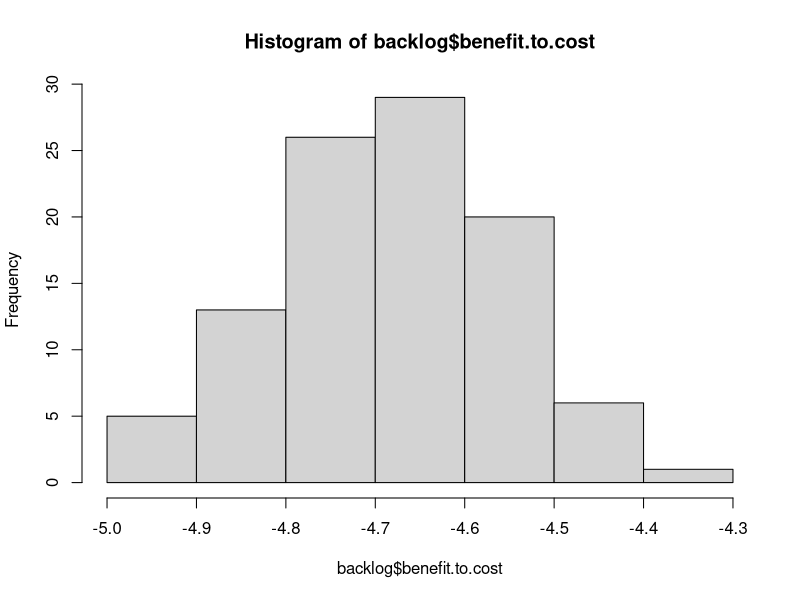
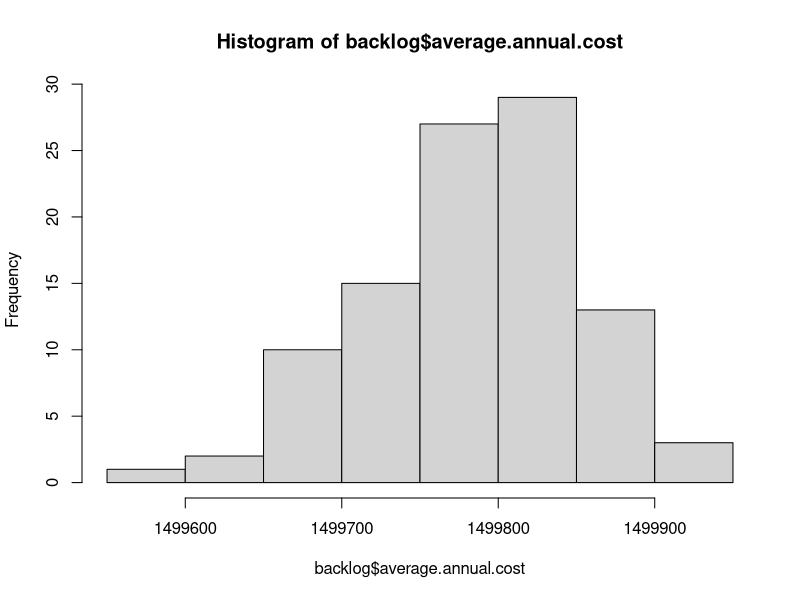
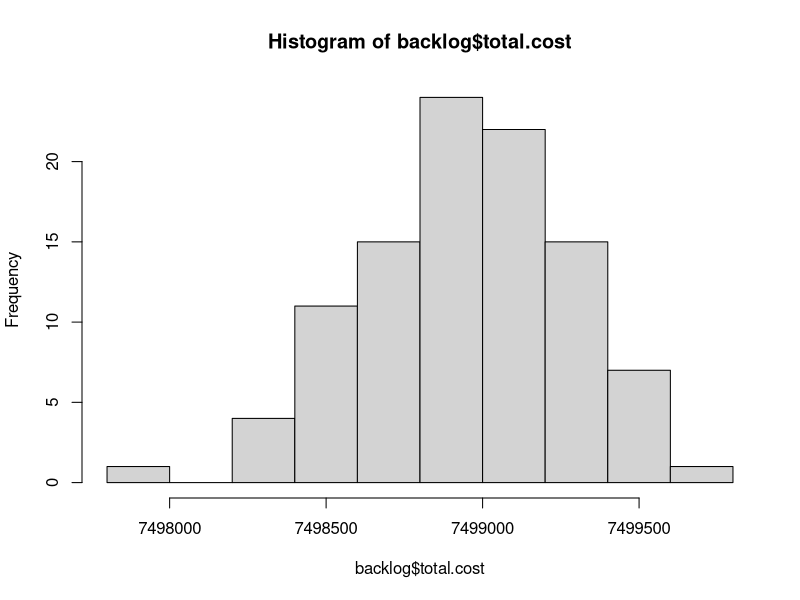
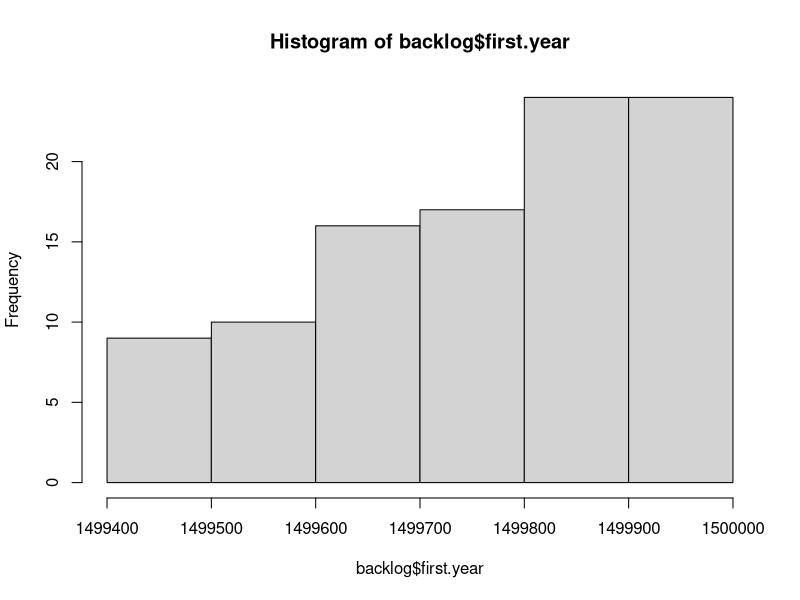

Here is the R script that generated these plots, in order: (Note: this script raises an error after producing the figures.)
# Read Me ####
# This code analyzes data from FST, the City's pavement consultant
# It models the cost and PCI degredation in order to optimize pavement decisions
# OCI value = PCI.  Note these scores are from November 2012.
# Created By Daniel Hadley

# Considerations: 
# 1. The knapsack approximates an optimal outcome, but needs to be inspected in cases where the 
# limit is low,E.g., http://oucsace.cs.ohiou.edu/~razvan/courses/cs4040/lecture16.pdf
# 2. The model makes assumptions about the differences in PCI reset of various treatment types.
# It assumes that patching only resets to PCI + 6, for example. 

library("plyr")


# Import data ####
setwd("K:/Somerstat/Common/Data/2014 StreetStat/PCI_Code")
# setwd ("~/Documents/Git/PCI_Code") #at home
d <- read.csv("PCI.csv")


# Create new variables #### 
d$sq.ft <- d$PavementWi * d$Length # Sq. Feet
d$sq.yd <- d$sq.ft * 0.111111 # Sq. Yards


# Functions needed for the model: ####
# f(Age) = PCI, f(PCI) = AGE, f(Age, Pave, Old PCI) = New PCI 
# f(PCI) = AGE, f(PCI) = Cost, f(knapsack) = pave 

# f(Age) = PCI
# Referenes below
# http://onlinepubs.trb.org/onlinepubs/conferences/2012/assetmgmt/presentations/Data-A-Ramirez-Flores-Chang-Albitres.pdf
# https://repository.tamu.edu/bitstream/handle/1969.1/ETD-TAMU-2009-05-317/DESHMUKH-THESIS.pdf?sequence=2
# http://www.mylongview.com/modules/showdocument.aspx?documentid=631
# See AnalyzePCI.R
PCIf <- function(AGE){ 
  PCI <- ifelse(d$Functional == "CO - Collector", 100 - (106/((log(79/AGE))^(1/.48))),
                ifelse(d$Functional == "AR - Arterial", 100 - (109/((log(88/AGE))^(1/.58))),
                       100 - (97/((log(110/AGE))^(1/.61)))
                ))
  return(PCI)
}


# f(PCI, Function, Sq.yd) = Cost 
Costf <- function(OCI, Functional, sq.yd){ 
  Cost <- ifelse((OCI >= 68) & (OCI < 88), 1.8,
         ifelse((OCI >= 47) & (OCI < 68), 18.50,
                ifelse((OCI >= 25) & (OCI < 47) & (Functional == "RT - Residential Local"), 76.80,
                       ifelse((OCI >= 25) & (OCI < 47) & (Functional == "RE - Residential Dead End"), 76.80,
                              ifelse((OCI >= 25) & (OCI < 47) & (Functional == "CO - Collector" ), 91.10,
                                     ifelse((OCI >= 25) & (OCI < 47) & (Functional == "AR - Arterial"), 91.10,
                                            ifelse((OCI >= 0) & (OCI < 25) & (Functional == "RT - Residential Local"), 139.80,
                                                   ifelse((OCI >= 0) & (OCI < 25) & (Functional == "RE - Residential Dead End"), 139.80,
                                                          ifelse((OCI >= 0) & (OCI < 25) & (Functional == "CO - Collector"), 147.70,
                                                                 ifelse((OCI >= 0) & (OCI < 25) & (Functional == "AR - Arterial"), 162.10,
                                                                        ifelse(OCI >= 88, 0, 360)))))))))))
  return(Cost*sq.yd)
}


#f(Pave, Previous Year's Moritorium) = Moritorium
Moritoriumf <- function(Pave, MoritoriumX){
  Moritorium <- ifelse(Pave == 1, 1, 
                       ifelse((MoritoriumX > 0) & (MoritoriumX < 3), 1 + MoritoriumX,
                              0 
                              ))
  return(Moritorium)
}


# f(PCI) = delta
# This takes the current PCI and calculates the difference between that and the PCI post treatment
# This is essentially the "value" in the knapsack algo
# The penultimate line ensures that during the moratorium (3 years after work is done), that
# street is not selected for maintenance yet
Deltaf <- function(OldOCI, sq.yd, Moratorium){ 
   Delta <- ifelse((OldOCI >= 68) & (OldOCI < 88) & (Moratorium == 0), ((OldOCI + 8) * sq.yd) - (OldOCI * sq.yd),
                   ifelse((OldOCI >= 47) & (OldOCI < 68) & (Moratorium == 0), ((OldOCI + 7) * sq.yd) - (OldOCI * sq.yd),
                   # why + 8 and +9: http//www.ci.san-ramon.ca.us/engr/pavement.html
                   ifelse((OldOCI >= 25) & (OldOCI < 47) & (Moratorium == 0), (96 * sq.yd) - (OldOCI * sq.yd),
                          ifelse(Moratorium != 0, 0, 
                          (100 * sq.yd) - (OldOCI * sq.yd)
                                 ))))                      
  return(Delta)
}


# # f(value, weight, limit ) = pave. This is the OLD Pave function
# # This is a greedy approximation to the Knapsack algorithm
# knapsack <- function(value, weight, limit){
#   benefit.to.cost <- value / weight #Create ratio
#   df = data.frame(value, weight, benefit.to.cost) # turn it into a DF
#   df$ID <- (1:nrow(df)) # add ID to resort later
#   df <- df[with(df, order(-benefit.to.cost)), ] # Sort by benefit.to.cost
#   rownames(df) <- NULL # Reset the row names for easier indexing
#   df$total.weight <- ifelse(cumsum(df$weight) <= limit, cumsum(df$weight), 0) # Add first items that fit
#   # I need to add a break here if nothing fits in the bag on the first pass
#   for(i in 2:nrow(df)){ #Start in row 2 because some values have been added above
#     df$total.weight[i] <- ifelse(df$weight[i] + df$total.weight[i-1] <= limit, # If adding won't go over limit
#                                  df$weight[i] + df$total.weight[i-1], df$total.weight[i-1]) # If it will, keep Weight the same
#   }
#   df$add <- 0
#   df$add[1] <- ifelse(df$total.weight[1] > 0, 1, 0)
#   for(i in 2:nrow(df)){ #Start in row 2 
#     df$add[i] <- ifelse(df$total.weight[i] > df$total.weight[i-1], 1, 0) # 1 if it has been added
#   }
#   df$add <- ifelse(df$benefit.to.cost == 0, 0, df$add) #To avoid paving streets under moratorium
#   df$add <- ifelse(df$value == 0, 0, df$add)
#   df <- df[with(df, order(ID)), ] # Resort by ID
#   rownames(df) <- NULL # Reset the row names for easier indexing
#   return(df$add)
# }


# f(value, weight, limit preventive maintenance, limit reconstruction) = pave. This is the basic Pave function
# This is a greedy approximation to the Knapsack algorithm
knapsack <- function(value, weight, limitPM, limitR, PCI){
  benefit.to.cost <- value / weight #Create ratio
  df = data.frame(value, weight, benefit.to.cost, PCI) # turn it into a DF
  df$ID <- (1:nrow(df)) # add ID to resort later
  df <- df[with(df, order(-benefit.to.cost)), ] # Sort by benefit.to.cost
  rownames(df) <- NULL # Reset the row names for easier indexing
  df$total.weight <- ifelse(cumsum(df$weight) <= limitPM, cumsum(df$weight), 0) # Add first items that fit
  # I need to add a break here if nothing fits in the bag on the first pass
  for(i in 2:nrow(df)){ #Start in row 2 because some values have been added above
    df$total.weight[i] <- ifelse(df$weight[i] + df$total.weight[i-1] <= limitPM, # If adding won't go over limit
                                 df$weight[i] + df$total.weight[i-1], df$total.weight[i-1]) # If it will, keep Weight the same
  }
  df$add <- 0
  df$add[1] <- ifelse(df$total.weight[1] > 0, 1, 0)
  for(i in 2:nrow(df)){ #Start in row 2 
    df$add[i] <- ifelse(df$total.weight[i] > df$total.weight[i-1], 1, 0) # 1 if it has been added
  }
  df$add <- ifelse(df$benefit.to.cost == 0, 0, df$add) #To avoid paving streets under moratorium
  df$add <- ifelse(df$value == 0, 0, df$add)
  # Now do it all again for full reconstruction of the worst streets
  df <- df[with(df, order(PCI)), ] # Sort by PCI
  rownames(df) <- NULL # Reset the row names for easier indexing
  df$total.weight.a <- ifelse(cumsum(df$weight) <= limitR, cumsum(df$weight), 0) # Add first items that fit
  # I need to add a break here if nothing fits in the bag on the first pass
  for(i in 2:nrow(df)){ #Start in row 2 because some values have been added above
    df$total.weight.a[i] <- ifelse(df$weight[i] + df$total.weight.a[i-1] <= limitR, # If adding won't go over limit
                                 df$weight[i] + df$total.weight.a[i-1], df$total.weight.a[i-1]) # If it will, keep Weight the same
  }
  df$add.a <- 0
  df$add.a[1] <- ifelse(df$total.weight.a[1] > 0, 1, 0)
  for(i in 2:nrow(df)){ #Start in row 2 
    df$add.a[i] <- ifelse(df$total.weight.a[i] > df$total.weight.a[i-1], 1, 0) # 1 if it has been added
  }
  df$add.a <- ifelse(df$benefit.to.cost == 0, 0, df$add.a) #To avoid paving streets under moratorium
  df$add.a <- ifelse(df$value == 0, 0, df$add.a)
  # now resort
  df <- df[with(df, order(ID)), ] # Resort by ID
  rownames(df) <- NULL # Reset the row names for easier indexing
  df$pave <- ifelse((df$add == 1) | (df$add.a == 1), 1, 0)
  return(df$pave)
}


# f(Age, Pave, Old PCI) = New PCI
# See AnalyzePCI.R
NewPCIf <- function(AGE, Pave, OldOCI){
  NewPCI <- ifelse((OldOCI >= 68) & (OldOCI < 88) & (Pave == 1), OldOCI + 10,
                   # why + 7: https://repository.tamu.edu/bitstream/handle/1969.1/ETD-TAMU-2009-05-317/DESHMUKH-THESIS.pdf?sequence=2
                   ifelse((OldOCI >= 47) & (OldOCI < 68) & (Pave == 1), OldOCI + 10,
                          ifelse((OldOCI >= 25) & (OldOCI < 47) & (Pave == 1), 96, 
                                 # http://www.mylongview.com/modules/showdocument.aspx?documentid=631
                                 ifelse((OldOCI >= 0) & (OldOCI < 25) & (Pave == 1), 100,
                                        ifelse((d$Functional == "CO - Collector") & (Pave == 0), 100 - (106/((log(79/AGE))^(1/.48))),
                                               ifelse((d$Functional == "AR - Arterial") & (Pave == 0), 100 - (109/((log(88/AGE))^(1/.58))),
                                                      100 - (97/((log(110/AGE))^(1/.61)))
                                 ))))))                      
  return(NewPCI)
}


# f(NewPCI) = New Age
Agef <- function(NewPCI){
  NewAge <- ifelse((d$Functional == "CO - Collector"), 79*(2.71828^(-9.37879/(100-NewPCI)^0.48)),
                   ifelse((d$Functional == "AR - Arterial"), 88*(2.71828^(-15.1952/(100-NewPCI)^0.58)),
                          110*(2.71828^(-16.2904/(100-NewPCI)^0.61))
                   ))
                   
  return(NewAge)
}


# Final model ####

  d$Age <- Agef(d$OCI) # Estimated age in Nov 2012
  d$backlog <- Costf(d$OCI, d$Functional, d$sq.yd) # Backlog in Nov 2012
  d$Moritorium <- 0 # Hold for three years between routine maintenance 
  d$Delta.a <- Deltaf(d$OCI, d$sq.yd, d$Moritorium) # Difference between old OCI and potential OCI
  d$Pave.a <- knapsack(d$Delta.a, d$backlog, 2000000, 700000, d$OCI) # Pave or not in spring 2013
  d$cost.a <- ifelse(d$Pave.a == 1, Costf(d$OCI, d$Functional, d$sq.yd),0) #The cost to pave the selected streets
  d$Moritorium.a <- Moritoriumf(d$Pave.a, d$Moritorium) #if work has been done, hold for 3 years
  d$Age.Tmp <- (1 + d$Age) #Temporary to do the new PCI calculation
  d$PCI.a <-  NewPCIf(d$Age.Tmp, d$Pave.a, d$OCI)
  d$Age.a <- Agef(d$PCI.a) # The new "age" in Nov 2013. E.g., crack and seal streets are not brand new.
d$backlog.a <- Costf(d$PCI.a, d$Functional, d$sq.yd) #Backlog in Nov 2013
  d$Delta.b <- Deltaf(d$PCI.a, d$sq.yd, d$Moritorium.a)
  d$Pave.b <- knapsack(d$Delta.b, d$backlog.a, 2000000, 700000, d$PCI.a)
  d$cost.b <- ifelse(d$Pave.b == 1, Costf(d$PCI.a, d$Functional, d$sq.yd),0)
  d$Moritorium.b <- Moritoriumf(d$Pave.b, d$Moritorium.a)
  d$Age.Tmp <- (1 + d$Age.a) 
  d$PCI.b <-  NewPCIf(d$Age.Tmp, d$Pave.b, d$PCI.a)
  d$Age.b <- Agef(d$PCI.b)
d$backlog.b <- Costf(d$PCI.b, d$Functional, d$sq.yd)
  d$Delta.c <- Deltaf(d$PCI.b, d$sq.yd, d$Moritorium.b)
  d$Pave.c <- knapsack(d$Delta.c, d$backlog.b, 2000000, 700000, d$PCI.b)
  d$cost.c <- ifelse(d$Pave.c == 1, Costf(d$PCI.b, d$Functional, d$sq.yd),0)
  d$Moritorium.c <- Moritoriumf(d$Pave.c, d$Moritorium.b)
  d$Age.Tmp <- (1 + d$Age.b) 
  d$PCI.c <-  NewPCIf(d$Age.Tmp, d$Pave.c, d$PCI.b)
  d$Age.c <- Agef(d$PCI.c)
d$backlog.c <- Costf(d$PCI.c, d$Functional, d$sq.yd)
  d$Delta.d <- Deltaf(d$PCI.c, d$sq.yd, d$Moritorium.c)
  d$Pave.d <- knapsack(d$Delta.d, d$backlog.c, 2000000, 700000, d$PCI.c)
  d$cost.d <- ifelse(d$Pave.d == 1, Costf(d$PCI.c, d$Functional, d$sq.yd),0)
  d$Moritorium.d <- Moritoriumf(d$Pave.d, d$Moritorium.c)
  d$Age.Tmp <- (1 + d$Age.c) 
  d$PCI.d <-  NewPCIf(d$Age.Tmp, d$Pave.d, d$PCI.c)
  d$Age.d <- Agef(d$PCI.d)
d$backlog.d <- Costf(d$PCI.d, d$Functional, d$sq.yd)
  d$Delta.e <- Deltaf(d$PCI.d, d$sq.yd, d$Moritorium.d)
  d$Pave.e <- knapsack(d$Delta.e, d$backlog.d, 2000000, 700000, d$PCI.d)
  d$cost.e <- ifelse(d$Pave.e == 1, Costf(d$PCI.d, d$Functional, d$sq.yd),0)
  d$Moritorium.e <- Moritoriumf(d$Pave.e, d$Moritorium.d)
  d$Age.Tmp <- (1 + d$Age.d) 
  d$PCI.e <-  NewPCIf(d$Age.Tmp, d$Pave.e, d$PCI.d)
  d$Age.e <- Agef(d$PCI.e)
d$backlog.e <- Costf(d$PCI.e, d$Functional, d$sq.yd)


# Final model wrapped in a function with the Streets that DPW did in 2013 ####
# f(n, limit preventive maintenance, limit reconstruction) = output
Modelf <- function(n, limitPM, limitR){
  d$Age <- Agef(d$OCI) # Estimated age in Nov 2012
  d$backlog <- Costf(d$OCI, d$Functional, d$sq.yd) # Backlog in Nov 2012
  d$Moritorium <- 0 # Hold for three years between routine maintenance 
  d$Delta.a <- Deltaf(d$OCI, d$sq.yd, d$Moritorium) # Difference between old OCI and potential OCI
  ## The following list is missing the private ways and the part of Shore they did. Was it all Shore?
  d$Pave.a <- ifelse(d$STREETNAME %in% c('ALBION ST' , 'ALBION TERR', 'BELMONT SQ', 'HAMMOND ST',
                                         'MORGAN ST', 'WHEELER ST', 'WYATT ST', 'YORKTOWN ST'), 1, 0)
  d$cost.a <- ifelse(d$Pave.a == 1, Costf(d$OCI, d$Functional, d$sq.yd),0) #The cost to pave the selected streets
  d$Moritorium.a <- Moritoriumf(d$Pave.a, d$Moritorium) #if work has been done, hold for 3 years
  d$Age.Tmp <- (1 + d$Age) #Temporary to do the new PCI calculation
  d$PCI.a <-  NewPCIf(d$Age.Tmp, d$Pave.a, d$OCI)
  d$Age.a <- Agef(d$PCI.a) # The new "age" in Nov 2013. E.g., crack and seal streets are not brand new.
  d$backlog.a <- Costf(d$PCI.a, d$Functional, d$sq.yd) #Backlog in Nov 2013
  d$Delta.b <- Deltaf(d$PCI.a, d$sq.yd, d$Moritorium.a)
  d$Pave.b <- knapsack(d$Delta.b, d$backlog.a, limitPM, limitR, d$PCI.a)
  d$cost.b <- ifelse(d$Pave.b == 1, Costf(d$PCI.a, d$Functional, d$sq.yd),0)
  d$Moritorium.b <- Moritoriumf(d$Pave.b, d$Moritorium.a)
  d$Age.Tmp <- (1 + d$Age.a) 
  d$PCI.b <-  NewPCIf(d$Age.Tmp, d$Pave.b, d$PCI.a)
  d$Age.b <- Agef(d$PCI.b)
  d$backlog.b <- Costf(d$PCI.b, d$Functional, d$sq.yd)
  d$Delta.c <- Deltaf(d$PCI.b, d$sq.yd, d$Moritorium.b)
  d$Pave.c <- knapsack(d$Delta.c, d$backlog.b, limitPM, limitR, d$PCI.b)
  d$cost.c <- ifelse(d$Pave.c == 1, Costf(d$PCI.b, d$Functional, d$sq.yd),0)
  d$Moritorium.c <- Moritoriumf(d$Pave.c, d$Moritorium.b)
  d$Age.Tmp <- (1 + d$Age.b) 
  d$PCI.c <-  NewPCIf(d$Age.Tmp, d$Pave.c, d$PCI.b)
  d$Age.c <- Agef(d$PCI.c)
  d$backlog.c <- Costf(d$PCI.c, d$Functional, d$sq.yd)
  d$Delta.d <- Deltaf(d$PCI.c, d$sq.yd, d$Moritorium.c)
  d$Pave.d <- knapsack(d$Delta.d, d$backlog.c, limitPM, limitR, d$PCI.c)
  d$cost.d <- ifelse(d$Pave.d == 1, Costf(d$PCI.c, d$Functional, d$sq.yd),0)
  d$Moritorium.d <- Moritoriumf(d$Pave.d, d$Moritorium.c)
  d$Age.Tmp <- (1 + d$Age.c) 
  d$PCI.d <-  NewPCIf(d$Age.Tmp, d$Pave.d, d$PCI.c)
  d$Age.d <- Agef(d$PCI.d)
  d$backlog.d <- Costf(d$PCI.d, d$Functional, d$sq.yd)
  d$Delta.e <- Deltaf(d$PCI.d, d$sq.yd, d$Moritorium.d)
  d$Pave.e <- knapsack(d$Delta.e, d$backlog.d, limitPM, limitR, d$PCI.d)
  d$cost.e <- ifelse(d$Pave.e == 1, Costf(d$PCI.d, d$Functional, d$sq.yd),0)
  d$Moritorium.e <- Moritoriumf(d$Pave.e, d$Moritorium.d)
  d$Age.Tmp <- (1 + d$Age.d) 
  d$PCI.e <-  NewPCIf(d$Age.Tmp, d$Pave.e, d$PCI.d)
  d$Age.e <- Agef(d$PCI.e)
  d$backlog.e <- Costf(d$PCI.e, d$Functional, d$sq.yd)
  #   Now create the outputs
  backlog <- sum(d$backlog.e)
  backlog.reduction <- (sum(d$backlog)) - (sum(d$backlog.e))
  backlog.change <- ((sum(d$backlog.e)) - (sum(d$backlog))) / (sum(d$backlog))
  total.cost <- sum(d$cost.a, d$cost.b, d$cost.c, d$cost.d, d$cost.e)
  benefit.to.cost <- backlog.reduction / total.cost
  low <- d[ which(d$PCI.e < 47), ]
  percent.low <- (sum(low$sq.yd))/1655897
  failing <- d[ which(d$PCI.e < 25), ]
  percent.failing <- (sum(failing$sq.yd))/1655897
  pci <- weighted.mean(d$PCI.e, d$sq.yd)
  min.pci <- min(d$PCI.e)
  output <- list(backlog, backlog.reduction, backlog.change, total.cost, benefit.to.cost, percent.low, percent.failing, pci, min.pci)
  return(output)
}
Modelf(1, 2000000, 2200000)


# Stochastic Model (random sorting) for comparison ####
# f(value, weight, limit ) = pave. 
# This is a greedy approximation to the Knapsack algorithm
knapsack <- function(value, weight, limit){
  benefit.to.cost <- sample(1:573, 573, replace=F) #Instead of real ratio, make it random
  df = data.frame(value, weight, benefit.to.cost) # turn it into a DF
  df$ID <- (1:nrow(df)) # add ID to resort later
  df <- df[with(df, order(-benefit.to.cost)), ] # Sort by benefit.to.cost
  rownames(df) <- NULL # Reset the row names for easier indexing
  df$total.weight <- ifelse(cumsum(df$weight) <= limit, cumsum(df$weight), 0) # Add first items that fit
  # I need to add a break here if nothing fits in the bag on the first pass
  for(i in 2:nrow(df)){ #Start in row 2 because some values have been added above
    df$total.weight[i] <- ifelse(df$weight[i] + df$total.weight[i-1] <= limit, # If adding won't go over limit
                                 df$weight[i] + df$total.weight[i-1], df$total.weight[i-1]) # If it will, keep Weight the same
  }
  df$add <- 0
  df$add[1] <- ifelse(df$total.weight[1] > 0, 1, 0)
  for(i in 2:nrow(df)){ #Start in row 2 
    df$add[i] <- ifelse(df$total.weight[i] > df$total.weight[i-1], 1, 0) # 1 if it has been added
  }
  df <- df[with(df, order(ID)), ] # Resort by ID
  rownames(df) <- NULL # Reset the row names for easier indexing
  return(df$add)
}


Modelf <- function(n){
  d$Age <- Agef(d$OCI) # Estimated age in Nov 2012
  d$backlog <- Costf(d$OCI, d$Functional, d$sq.yd) # Backlog in Nov 2012
  d$Moritorium <- 0 # Hold for three years between routine maintenance 
  d$Delta.a <- Deltaf(d$OCI, d$sq.yd, d$Moritorium) # Difference between old OCI and potential OCI
  d$Pave.a <- knapsack(d$Delta.a, d$backlog, 1500000) # Pave or not in spring 2013
  d$cost.a <- ifelse(d$Pave.a == 1, Costf(d$OCI, d$Functional, d$sq.yd),0) #The cost to pave the selected streets
  d$Moritorium.a <- Moritoriumf(d$Pave.a, d$Moritorium) #if work has been done, hold for 3 years
  d$Age.Tmp <- (1 + d$Age) #Temporary to do the new PCI calculation
  d$PCI.a <-  NewPCIf(d$Age.Tmp, d$Pave.a, d$OCI)
  d$Age.a <- Agef(d$PCI.a) # The new "age" in Nov 2013. E.g., crack and seal streets are not brand new.
  d$backlog.a <- Costf(d$PCI.a, d$Functional, d$sq.yd) #Backlog in Nov 2013
  d$Delta.b <- Deltaf(d$PCI.a, d$sq.yd, d$Moritorium.a)
  d$Pave.b <- knapsack(d$Delta.b, d$backlog.a, 1500000)
  d$cost.b <- ifelse(d$Pave.b == 1, Costf(d$PCI.a, d$Functional, d$sq.yd),0)
  d$Moritorium.b <- Moritoriumf(d$Pave.b, d$Moritorium.a)
  d$Age.Tmp <- (1 + d$Age.a) 
  d$PCI.b <-  NewPCIf(d$Age.Tmp, d$Pave.b, d$PCI.a)
  d$Age.b <- Agef(d$PCI.b)
  d$backlog.b <- Costf(d$PCI.b, d$Functional, d$sq.yd)
  d$Delta.c <- Deltaf(d$PCI.b, d$sq.yd, d$Moritorium.b)
  d$Pave.c <- knapsack(d$Delta.c, d$backlog.b, 1500000)
  d$cost.c <- ifelse(d$Pave.c == 1, Costf(d$PCI.b, d$Functional, d$sq.yd),0)
  d$Moritorium.c <- Moritoriumf(d$Pave.c, d$Moritorium.b)
  d$Age.Tmp <- (1 + d$Age.b) 
  d$PCI.c <-  NewPCIf(d$Age.Tmp, d$Pave.c, d$PCI.b)
  d$Age.c <- Agef(d$PCI.c)
  d$backlog.c <- Costf(d$PCI.c, d$Functional, d$sq.yd)
  d$Delta.d <- Deltaf(d$PCI.c, d$sq.yd, d$Moritorium.c)
  d$Pave.d <- knapsack(d$Delta.d, d$backlog.c, 1500000)
  d$cost.d <- ifelse(d$Pave.d == 1, Costf(d$PCI.c, d$Functional, d$sq.yd),0)
  d$Moritorium.d <- Moritoriumf(d$Pave.d, d$Moritorium.c)
  d$Age.Tmp <- (1 + d$Age.c) 
  d$PCI.d <-  NewPCIf(d$Age.Tmp, d$Pave.d, d$PCI.c)
  d$Age.d <- Agef(d$PCI.d)
  d$backlog.d <- Costf(d$PCI.d, d$Functional, d$sq.yd)
  d$Delta.e <- Deltaf(d$PCI.d, d$sq.yd, d$Moritorium.d)
  d$Pave.e <- knapsack(d$Delta.e, d$backlog.d, 1500000)
  d$cost.e <- ifelse(d$Pave.e == 1, Costf(d$PCI.d, d$Functional, d$sq.yd),0)
  d$Moritorium.e <- Moritoriumf(d$Pave.e, d$Moritorium.d)
  d$Age.Tmp <- (1 + d$Age.d) 
  d$PCI.e <-  NewPCIf(d$Age.Tmp, d$Pave.e, d$PCI.d)
  d$Age.e <- Agef(d$PCI.e)
  d$backlog.e <- Costf(d$PCI.e, d$Functional, d$sq.yd)
  #   Now create the outputs
  backlog <- sum(d$backlog.e)
  backlog.reduction <- (sum(d$backlog)) - (sum(d$backlog.e))
  total.cost <- sum(d$cost.a, d$cost.b, d$cost.c, d$cost.d, d$cost.e)
  benefit.to.cost <- backlog.reduction / total.cost
  average.annual.cost <- ((sum(d$cost.a)) + (sum(d$cost.b)) + (sum(d$cost.c)) + 
                            (sum(d$cost.d)) + (sum(d$cost.e))) / 5
  first.year <- sum(d$cost.a)
  output <- list(backlog, backlog.reduction, total.cost, benefit.to.cost, average.annual.cost, first.year)
  return(output)
}

Modelf(1)

# Now run the function X number of times
# http://stats.stackexchange.com/questions/7999/how-to-efficiently-repeat-a-function-on-a-data-set-in-r
library("plyr")
l <- alply(cbind(rep(100,100),rep(20,10)),1,Modelf)
backlog <- data.frame(matrix(unlist(l), nrow=100, byrow=T))
colnames(backlog) <- c("backlog", "backlog.reduction", "total.cost", "benefit.to.cost", 
                       "average.annual.cost", "first.year")

hist(backlog$benefit.to.cost)
hist(backlog$average.annual.cost)
hist(backlog$total.cost)
hist(backlog$first.year)


# Stochastic Model (random spending number) to see return on investment ####

Modelf <- function(n){
  random <- runif(1, min=0, max=6000000)
  d$Age <- Agef(d$OCI) # Estimated age in Nov 2012
  d$backlog <- Costf(d$OCI, d$Functional, d$sq.yd) # Backlog in Nov 2012
  d$Moritorium <- 0 # Hold for three years between routine maintenance 
  d$Delta.a <- Deltaf(d$OCI, d$sq.yd, d$Moritorium) # Difference between old OCI and potential OCI
  ## The following list is missing the private ways and the part of Shore they did. Was it all Shore?
  d$Pave.a <- ifelse(d$STREETNAME %in% c('ALBION ST' , 'ALBION TERR', 'BELMONT SQ', 'HAMMOND ST',
                                         'MORGAN ST', 'WHEELER ST', 'WYATT ST', 'YORKTOWN ST'), 1, 0)
  d$cost.a <- ifelse(d$Pave.a == 1, Costf(d$OCI, d$Functional, d$sq.yd),0) #The cost to pave the selected streets
  d$Moritorium.a <- Moritoriumf(d$Pave.a, d$Moritorium) #if work has been done, hold for 3 years
  d$Age.Tmp <- (1 + d$Age) #Temporary to do the new PCI calculation
  d$PCI.a <-  NewPCIf(d$Age.Tmp, d$Pave.a, d$OCI)
  d$Age.a <- Agef(d$PCI.a) # The new "age" in Nov 2013. E.g., crack and seal streets are not brand new.
  d$backlog.a <- Costf(d$PCI.a, d$Functional, d$sq.yd) #Backlog in Nov 2013
  d$Delta.b <- Deltaf(d$PCI.a, d$sq.yd, d$Moritorium.a)
  d$Pave.b <- knapsack(d$Delta.b, d$backlog.a, random, random, d$PCI.a)
  d$cost.b <- ifelse(d$Pave.b == 1, Costf(d$PCI.a, d$Functional, d$sq.yd),0)
  d$Moritorium.b <- Moritoriumf(d$Pave.b, d$Moritorium.a)
  d$Age.Tmp <- (1 + d$Age.a) 
  d$PCI.b <-  NewPCIf(d$Age.Tmp, d$Pave.b, d$PCI.a)
  d$Age.b <- Agef(d$PCI.b)
  d$backlog.b <- Costf(d$PCI.b, d$Functional, d$sq.yd)
  d$Delta.c <- Deltaf(d$PCI.b, d$sq.yd, d$Moritorium.b)
  d$Pave.c <- knapsack(d$Delta.c, d$backlog.b, random, random, d$PCI.b)
  d$cost.c <- ifelse(d$Pave.c == 1, Costf(d$PCI.b, d$Functional, d$sq.yd),0)
  d$Moritorium.c <- Moritoriumf(d$Pave.c, d$Moritorium.b)
  d$Age.Tmp <- (1 + d$Age.b) 
  d$PCI.c <-  NewPCIf(d$Age.Tmp, d$Pave.c, d$PCI.b)
  d$Age.c <- Agef(d$PCI.c)
  d$backlog.c <- Costf(d$PCI.c, d$Functional, d$sq.yd)
  d$Delta.d <- Deltaf(d$PCI.c, d$sq.yd, d$Moritorium.c)
  d$Pave.d <- knapsack(d$Delta.d, d$backlog.c, random, random, d$PCI.c)
  d$cost.d <- ifelse(d$Pave.d == 1, Costf(d$PCI.c, d$Functional, d$sq.yd),0)
  d$Moritorium.d <- Moritoriumf(d$Pave.d, d$Moritorium.c)
  d$Age.Tmp <- (1 + d$Age.c) 
  d$PCI.d <-  NewPCIf(d$Age.Tmp, d$Pave.d, d$PCI.c)
  d$Age.d <- Agef(d$PCI.d)
  d$backlog.d <- Costf(d$PCI.d, d$Functional, d$sq.yd)
  d$Delta.e <- Deltaf(d$PCI.d, d$sq.yd, d$Moritorium.d)
  d$Pave.e <- knapsack(d$Delta.e, d$backlog.d, random, random, d$PCI.d)
  d$cost.e <- ifelse(d$Pave.e == 1, Costf(d$PCI.d, d$Functional, d$sq.yd),0)
  d$Moritorium.e <- Moritoriumf(d$Pave.e, d$Moritorium.d)
  d$Age.Tmp <- (1 + d$Age.d) 
  d$PCI.e <-  NewPCIf(d$Age.Tmp, d$Pave.e, d$PCI.d)
  d$Age.e <- Agef(d$PCI.e)
  d$backlog.e <- Costf(d$PCI.e, d$Functional, d$sq.yd)
  #   Now create the outputs
  random <- random
  backlog <- sum(d$backlog.e)
  backlog.reduction <- (sum(d$backlog)) - (sum(d$backlog.e)) 
  backlog.change.percent <- (sum(d$backlog.e)) - (sum(d$backlog))/(sum(d$backlog))
  total.cost <- sum(d$cost.a, d$cost.b, d$cost.c, d$cost.d, d$cost.e)
  benefit.to.cost <- backlog.reduction / total.cost
  average.annual.cost <- ((sum(d$cost.a)) + (sum(d$cost.b)) + (sum(d$cost.c)) + 
                            (sum(d$cost.d)) + (sum(d$cost.e))) / 5
  first.year <- sum(d$cost.a)
  weighted.PCI.a <- weighted.mean(d$PCI.a, d$sq.yd)
  weighted.PCI.e <- weighted.mean(d$PCI.e, d$sq.yd)
  min.PCI.e <- min(d$PCI.e)
  output <- list(backlog, backlog.reduction, backlog.change.percent, total.cost, benefit.to.cost, 
                 average.annual.cost, first.year, random, weighted.PCI.a, 
                 weighted.PCI.e, min.PCI.e)
  return(output)
}

Modelf(1)

# Now run the function X number of times
# http://stats.stackexchange.com/questions/7999/how-to-efficiently-repeat-a-function-on-a-data-set-in-r
library("plyr")
l <- alply(cbind(rep(10000,10000),rep(20,10)),1,Modelf)
backlog <- data.frame(matrix(unlist(l), nrow=10000, byrow=T))
colnames(backlog) <- c("backlog", "backlog.change", "backlog.change.percent", "total.cost", "benefit.to.cost", 
                       "average.annual.cost", "first.year", "Spending", "PCI.a", "PCI.e", 
                       "min.PCI.e")

hist(backlog$benefit.to.cost)
hist(backlog$average.annual.cost)
hist(backlog$total.cost)
hist(backlog$first.year)


# Final model, Yrs 1-10, wrapped in a function with the Streets that DPW did in 2013 ####
# f(n, limit preventive maintenance, limit reconstruction) = output
Modelf <- function(n, limitPM, limitR){
  d$Age <- Agef(d$OCI) # Estimated age in Nov 2012
  d$backlog <- Costf(d$OCI, d$Functional, d$sq.yd) # Backlog in Nov 2012
  d$Moritorium <- 0 # Hold for three years between routine maintenance 
  d$Delta.a <- Deltaf(d$OCI, d$sq.yd, d$Moritorium) # Difference between old OCI and potential OCI
  ## The following list is missing the private ways and the part of Shore they did. Was it all Shore?
  d$Pave.a <- ifelse(d$STREETNAME %in% c('ALBION ST' , 'ALBION TERR', 'BELMONT SQ', 'HAMMOND ST',
                                         'MORGAN ST', 'WHEELER ST', 'WYATT ST', 'YORKTOWN ST'), 1, 0)
  d$cost.a <- ifelse(d$Pave.a == 1, Costf(d$OCI, d$Functional, d$sq.yd),0) #The cost to pave the selected streets
  d$Moritorium.a <- Moritoriumf(d$Pave.a, d$Moritorium) #if work has been done, hold for 3 years
  d$Age.Tmp <- (1 + d$Age) #Temporary to do the new PCI calculation
  d$PCI.a <-  NewPCIf(d$Age.Tmp, d$Pave.a, d$OCI)
  d$Age.a <- Agef(d$PCI.a) # The new "age" in Nov 2013. E.g., crack and seal streets are not brand new.
  d$backlog.a <- Costf(d$PCI.a, d$Functional, d$sq.yd) #Backlog in Nov 2013
  d$Delta.b <- Deltaf(d$PCI.a, d$sq.yd, d$Moritorium.a)
  d$Pave.b <- knapsack(d$Delta.b, d$backlog.a, limitPM, limitR, d$PCI.a)
  d$cost.b <- ifelse(d$Pave.b == 1, Costf(d$PCI.a, d$Functional, d$sq.yd),0)
  d$Moritorium.b <- Moritoriumf(d$Pave.b, d$Moritorium.a)
  d$Age.Tmp <- (1 + d$Age.a) 
  d$PCI.b <-  NewPCIf(d$Age.Tmp, d$Pave.b, d$PCI.a)
  d$Age.b <- Agef(d$PCI.b)
  d$backlog.b <- Costf(d$PCI.b, d$Functional, d$sq.yd)
  d$Delta.c <- Deltaf(d$PCI.b, d$sq.yd, d$Moritorium.b)
  d$Pave.c <- knapsack(d$Delta.c, d$backlog.b, limitPM, limitR, d$PCI.b)
  d$cost.c <- ifelse(d$Pave.c == 1, Costf(d$PCI.b, d$Functional, d$sq.yd),0)
  d$Moritorium.c <- Moritoriumf(d$Pave.c, d$Moritorium.b)
  d$Age.Tmp <- (1 + d$Age.b) 
  d$PCI.c <-  NewPCIf(d$Age.Tmp, d$Pave.c, d$PCI.b)
  d$Age.c <- Agef(d$PCI.c)
  d$backlog.c <- Costf(d$PCI.c, d$Functional, d$sq.yd)
  d$Delta.d <- Deltaf(d$PCI.c, d$sq.yd, d$Moritorium.c)
  d$Pave.d <- knapsack(d$Delta.d, d$backlog.c, limitPM, limitR, d$PCI.c)
  d$cost.d <- ifelse(d$Pave.d == 1, Costf(d$PCI.c, d$Functional, d$sq.yd),0)
  d$Moritorium.d <- Moritoriumf(d$Pave.d, d$Moritorium.c)
  d$Age.Tmp <- (1 + d$Age.c) 
  d$PCI.d <-  NewPCIf(d$Age.Tmp, d$Pave.d, d$PCI.c)
  d$Age.d <- Agef(d$PCI.d)
  d$backlog.d <- Costf(d$PCI.d, d$Functional, d$sq.yd)
  d$Delta.e <- Deltaf(d$PCI.d, d$sq.yd, d$Moritorium.d)
  d$Pave.e <- knapsack(d$Delta.e, d$backlog.d, limitPM, limitR, d$PCI.d)
  d$cost.e <- ifelse(d$Pave.e == 1, Costf(d$PCI.d, d$Functional, d$sq.yd),0)
  d$Moritorium.e <- Moritoriumf(d$Pave.e, d$Moritorium.d)
  d$Age.Tmp <- (1 + d$Age.d) 
  d$PCI.e <-  NewPCIf(d$Age.Tmp, d$Pave.e, d$PCI.d)
  d$Age.e <- Agef(d$PCI.e)
  d$backlog.e <- Costf(d$PCI.e, d$Functional, d$sq.yd)
  
  # Now years 5-10
  d$Age <- Agef(d$PCI.e) # Estimated age in Nov 2012
  d$backlog <- Costf(d$OCI, d$Functional, d$sq.yd) # Backlog in Nov 2012
  d$Moritorium <- 0 # Hold for three years between routine maintenance 
  d$Delta.a <- Deltaf(d$OCI, d$sq.yd, d$Moritorium) # Difference between old OCI and potential OCI
  ## The following list is missing the private ways and the part of Shore they did. Was it all Shore?
  d$Pave.a <- knapsack(d$Delta.a, d$backlog, limitPM, limitR, d$PCI.e)
  d$cost.a <- ifelse(d$Pave.a == 1, Costf(d$OCI, d$Functional, d$sq.yd),0) #The cost to pave the selected streets
  d$Moritorium.a <- Moritoriumf(d$Pave.a, d$Moritorium) #if work has been done, hold for 3 years
  d$Age.Tmp <- (1 + d$Age) #Temporary to do the new PCI calculation
  d$PCI.a <-  NewPCIf(d$Age.Tmp, d$Pave.a, d$OCI)
  d$Age.a <- Agef(d$PCI.a) # The new "age" in Nov 2013. E.g., crack and seal streets are not brand new.
  d$backlog.a <- Costf(d$PCI.a, d$Functional, d$sq.yd) #Backlog in Nov 2013
  d$Delta.b <- Deltaf(d$PCI.a, d$sq.yd, d$Moritorium.a)
  d$Pave.b <- knapsack(d$Delta.b, d$backlog.a, limitPM, limitR, d$PCI.a)
  d$cost.b <- ifelse(d$Pave.b == 1, Costf(d$PCI.a, d$Functional, d$sq.yd),0)
  d$Moritorium.b <- Moritoriumf(d$Pave.b, d$Moritorium.a)
  d$Age.Tmp <- (1 + d$Age.a) 
  d$PCI.b <-  NewPCIf(d$Age.Tmp, d$Pave.b, d$PCI.a)
  d$Age.b <- Agef(d$PCI.b)
  d$backlog.b <- Costf(d$PCI.b, d$Functional, d$sq.yd)
  d$Delta.c <- Deltaf(d$PCI.b, d$sq.yd, d$Moritorium.b)
  d$Pave.c <- knapsack(d$Delta.c, d$backlog.b, limitPM, limitR, d$PCI.b)
  d$cost.c <- ifelse(d$Pave.c == 1, Costf(d$PCI.b, d$Functional, d$sq.yd),0)
  d$Moritorium.c <- Moritoriumf(d$Pave.c, d$Moritorium.b)
  d$Age.Tmp <- (1 + d$Age.b) 
  d$PCI.c <-  NewPCIf(d$Age.Tmp, d$Pave.c, d$PCI.b)
  d$Age.c <- Agef(d$PCI.c)
  d$backlog.c <- Costf(d$PCI.c, d$Functional, d$sq.yd)
  d$Delta.d <- Deltaf(d$PCI.c, d$sq.yd, d$Moritorium.c)
  d$Pave.d <- knapsack(d$Delta.d, d$backlog.c, limitPM, limitR, d$PCI.c)
  d$cost.d <- ifelse(d$Pave.d == 1, Costf(d$PCI.c, d$Functional, d$sq.yd),0)
  d$Moritorium.d <- Moritoriumf(d$Pave.d, d$Moritorium.c)
  d$Age.Tmp <- (1 + d$Age.c) 
  d$PCI.d <-  NewPCIf(d$Age.Tmp, d$Pave.d, d$PCI.c)
  d$Age.d <- Agef(d$PCI.d)
  d$backlog.d <- Costf(d$PCI.d, d$Functional, d$sq.yd)
  d$Delta.e <- Deltaf(d$PCI.d, d$sq.yd, d$Moritorium.d)
  d$Pave.e <- knapsack(d$Delta.e, d$backlog.d, limitPM, limitR, d$PCI.d)
  d$cost.e <- ifelse(d$Pave.e == 1, Costf(d$PCI.d, d$Functional, d$sq.yd),0)
  d$Moritorium.e <- Moritoriumf(d$Pave.e, d$Moritorium.d)
  d$Age.Tmp <- (1 + d$Age.d) 
  d$PCI.e <-  NewPCIf(d$Age.Tmp, d$Pave.e, d$PCI.d)
  d$Age.e <- Agef(d$PCI.e)
  d$backlog.e <- Costf(d$PCI.e, d$Functional, d$sq.yd)
  
  #   Now create the outputs
  backlog <- sum(d$backlog.e)
  backlog.reduction <- (sum(d$backlog)) - (sum(d$backlog.e))
  backlog.change <- ((sum(d$backlog.e)) - (sum(d$backlog))) / (sum(d$backlog))
  total.cost <- sum(d$cost.a, d$cost.b, d$cost.c, d$cost.d, d$cost.e)
  benefit.to.cost <- backlog.reduction / total.cost
  low <- d[ which(d$PCI.e < 47), ]
  percent.low <- (sum(low$sq.yd))/1655897
  failing <- d[ which(d$PCI.e < 25), ]
  percent.failing <- (sum(failing$sq.yd))/1655897
  pci <- weighted.mean(d$PCI.e, d$sq.yd)
  min.pci <- min(d$PCI.e)
  output <- list(backlog, backlog.reduction, backlog.change, total.cost, benefit.to.cost, percent.low, percent.failing, pci, min.pci)
  return(output)
}
Modelf(1, 500000, 2200000)


# Visualizations ####
library(ggplot2)

my.theme <- 
  theme(plot.background = element_blank(), # Remove background
        panel.grid.major = element_blank(), # Remove gridlines
        panel.grid.minor = element_blank(), # Remove more gridlines
        panel.border = element_blank(), # Remove border
        panel.background = element_blank(), # Remove more background
        axis.ticks = element_blank(), # Remove axis ticks
        axis.text=element_text(size=24), # Enlarge axis text font
        axis.title=element_text(size=26), # Enlarge axis title font
        plot.title=element_text(size=42, hjust=0) # Enlarge, left-align title
        #,axis.text.x = element_text(angle=60, hjust = 1) # Uncomment if X-axis unreadable 
  )

p <- qplot(OCI, weight = sq.yd, data = d, geom = "histogram", alpha=I(.7), main="Data By Year", ylab="Col2 Count")
p + my.theme

p <- qplot(PCI.a, weight = sq.yd, data = d, geom = "histogram", alpha=I(.7), main="Data By Year", ylab="Col2 Count")
p + my.theme

p <- qplot(PCI.b, weight = sq.yd, data = d, geom = "histogram", alpha=I(.7), main="Data By Year", ylab="Col2 Count")
p + my.theme

p <- qplot(PCI.c, weight = sq.yd, data = d, geom = "histogram", alpha=I(.7), main="Data By Year", ylab="Col2 Count")
p + my.theme

p <- qplot(PCI.d, weight = sq.yd, data = d, geom = "histogram", alpha=I(.7), main="Data By Year", ylab="Col2 Count")
p + my.theme

p <- qplot(PCI.e, weight = sq.yd, data = d, geom = "histogram", alpha=I(.7), main="Data By Year", ylab="Col2 Count")
p + my.theme
